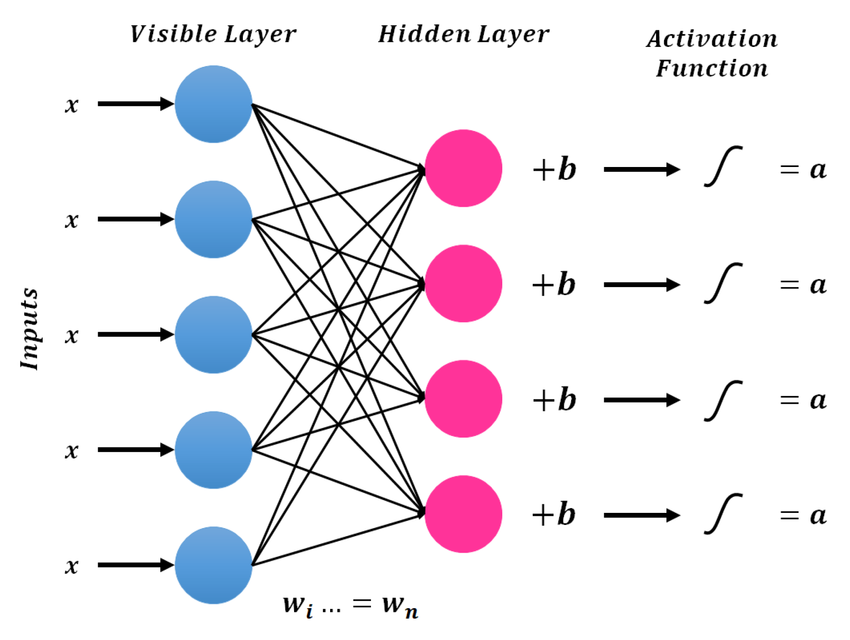
#> input picture Machine Learning/Deep Learning/Deep Belief Networks/Restricted Boltzmann Machine/images/rbm.png, 850 x 640 px
$ jupyter execute 'Restricted Boltzmann Machine.ipynb'
#> lines starting #> are read from the running program, lines starting #| are printed output that depends on the picture
1. [Restricted Boltzmann Machine]

#### Restricted Boltzmann Machine:
- it is an unsupervised machine learning
- it tries to learn the patterns and the probability distribution of the data
- an RBM consist of 2 neurons
    - visible layer
    - hidden layer
- "restricted" means there are no connection between the nodes of same layer i.e. hidden-hidden or visible-visible but there is a connection between each node in visible and hidden layers
- RBM's learn based on contrastive divergence algorithm:
    - using weights and bias, RBM try to maximize the probablilty of training data
    - 3 important features:
        - positive phase
            - visible units propogate the activations to hidden units
        - negative phase
            - hidden units propogate the activations to visible units
        - weight adjustment
            - weights are adjusted to increase the training data probability and decrease the probability of reconstructed data

[cell 1]
from PIL import Image
from IPython.display import display

img = Image.open('images/rbm.png')
#> img is the input picture: PIL image 850x640 RGBA; mean R, G, B, A 237.5, 233.3, 239.5, 255
new_image = img.resize((370, 300))
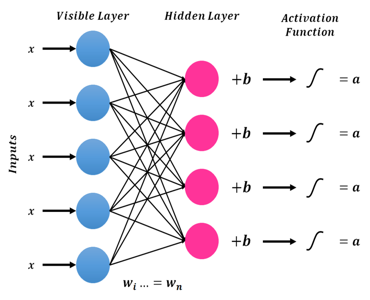
#> new_image: PIL image 370x300 RGBA; mean R, G, B, A 237.3, 233.1, 239.3, 255
display(new_image)
